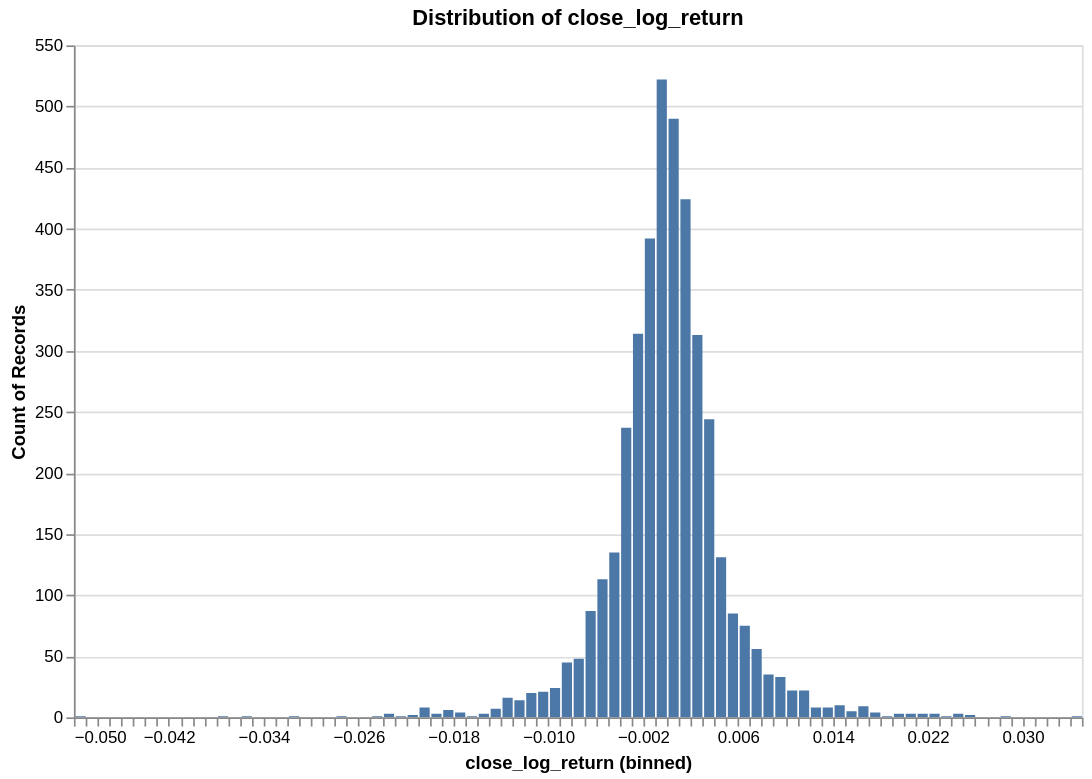

Notebook source saved alongside this figure:
### Code cell
research.plot_distribution(ts, target, no_bins=100)

### Figure 1 — Vega specification as saved in the notebook (floating-point values rounded to 4 significant figures)
{"$schema": "https://vega.github.io/schema/vega/v6.json", "data": [{"name": "param_f268f798f41c853e_store"}, {"name": "source_0", "values": [{"__count": 490, "bin_maxbins_100_close_log_return": 0.0, "bin_maxbins_100_close_log_return_end": 0.001}, {"__count": 424, "bin_maxbins_100_close_log_return": 0.001, "bin_maxbins_100_close_log_return_end": 0.002}, {"__count": 522, "bin_maxbins_100_close_log_return": -0.001, "bin_maxbins_100_close_log_return_end": -8.674e-19}, {"__count": 237, "bin_maxbins_100_close_log_return": -0.004, "bin_maxbins_100_close_log_return_end": -0.003}, {"__count": 313, "bin_maxbins_100_close_log_return": 0.002, "bin_maxbins_100_close_log_return_end": 0.003}, {"__count": 87, "bin_maxbins_100_close_log_return": -0.007, "bin_maxbins_100_close_log_return_end": -0.006}, {"__count": 35, "bin_maxbins_100_close_log_return": 0.008, "bin_maxbins_100_close_log_return_end": 0.009}, {"__count": 135, "bin_maxbins_100_close_log_return": -0.005, "bin_maxbins_100_close_log_return_end": -0.004}, {"__count": 131, "bin_maxbins_100_close_log_return": 0.004, "bin_maxbins_100_close_log_return_end": 0.005}, {"__count": 314, "bin_maxbins_100_close_log_return": -0.003, "bin_maxbins_100_close_log_return_end": -0.002}, {"__count": 392, "bin_maxbins_100_close_log_return": -0.002, "bin_maxbins_100_close_log_return_end": -0.001}, {"__count": 244, "bin_maxbins_100_close_log_return": 0.003, "bin_maxbins_100_close_log_return_end": 0.004}, {"__count": 75, "bin_maxbins_100_close_log_return": 0.006, "bin_maxbins_100_close_log_return_end": 0.007}, {"__count": 14, "bin_maxbins_100_close_log_return": -0.013, "bin_maxbins_100_close_log_return_end": -0.012}, {"__count": 22, "bin_maxbins_100_close_log_return": 0.011, "bin_maxbins_100_close_log_return_end": 0.012}, {"__count": 56, "bin_maxbins_100_close_log_return": 0.007, "bin_maxbins_100_close_log_return_end": 0.008}, {"__count": 48, "bin_maxbins_100_close_log_return": -0.008, "bin_maxbins_100_close_log_return_end": -0.007}, {"__count": 20, "bin_maxbins_100_close_log_return": -0.012, "bin_maxbins_100_close_log_return_end": -0.011}, {"__count": 1, "bin_maxbins_100_close_log_return": -0.025, "bin_maxbins_100_close_log_return_end": -0.024}, {"__count": 24, "bin_maxbins_100_close_log_return": -0.01, "bin_maxbins_100_close_log_return_end": -0.009}, {"__count": 113, "bin_maxbins_100_close_log_return": -0.006, "bin_maxbins_100_close_log_return_end": -0.005}, {"__count": 8, "bin_maxbins_100_close_log_return": -0.021, "bin_maxbins_100_close_log_return_end": -0.02}, {"__count": 85, "bin_maxbins_100_close_log_return": 0.005, "bin_maxbins_100_close_log_return_end": 0.006}, {"__count": 3, "bin_maxbins_100_close_log_return": -0.016, "bin_maxbins_100_close_log_return_end": -0.015}, {"__count": 6, "bin_maxbins_100_close_log_return": -0.019, "bin_maxbins_100_close_log_return_end": -0.018}, {"__count": 21, "bin_maxbins_100_close_log_return": -0.011, "bin_maxbins_100_close_log_return_end": -0.01}, {"__count": 33, "bin_maxbins_100_close_log_return": 0.009, "bin_maxbins_100_close_log_return_end": 0.01}, {"__count": 16, "bin_maxbins_100_close_log_return": -0.014, "bin_maxbins_100_close_log_return_end": -0.013}, {"__count": 8, "bin_maxbins_100_close_log_return": 0.013, "bin_maxbins_100_close_log_return_end": 0.014}, {"__count": 22, "bin_maxbins_100_close_log_return": 0.01, "bin_maxbins_100_close_log_return_end": 0.011}, {"__count": 8, "bin_maxbins_100_close_log_return": 0.012, "bin_maxbins_100_close_log_return_end": 0.013}, {"__count": 7, "bin_maxbins_100_close_log_return": -0.015, "bin_maxbins_100_close_log_return_end": -0.014}, {"__count": 2, "bin_maxbins_100_close_log_return": -0.022, "bin_maxbins_100_close_log_return_end": -0.021}, {"__count": 3, "bin_maxbins_100_close_log_return": -0.024, "bin_maxbins_100_close_log_return_end": -0.023}, {"__count": 3, "bin_maxbins_100_close_log_return": 0.024, "bin_maxbins_100_close_log_return_end": 0.025}, {"__count": 3, "bin_maxbins_100_close_log_return": 0.02, "bin_maxbins_100_close_log_return_end": 0.021}, {"__count": 4, "bin_maxbins_100_close_log_return": -0.018, "bin_maxbins_100_close_log_return_end": -0.017}, {"__count": 1, "bin_maxbins_100_close_log_return": -0.028, "bin_maxbins_100_close_log_return_end": -0.027}, {"__count": 1, "bin_maxbins_100_close_log_return": -0.032, "bin_maxbins_100_close_log_return_end": -0.031}, {"__count": 1, "bin_maxbins_100_close_log_return": -0.017, "bin_maxbins_100_close_log_return_end": -0.016}, {"__count": 45, "bin_maxbins_100_close_log_return": -0.009, "bin_maxbins_100_close_log_return_end": -0.008}, {"__count": 1, "bin_maxbins_100_close_log_return": 0.034, "bin_maxbins_100_close_log_return_end": 0.035}, {"__count": 3, "bin_maxbins_100_close_log_return": 0.022, "bin_maxbins_100_close_log_return_end": 0.023}, {"__count": 3, "bin_maxbins_100_close_log_return": 0.019, "bin_maxbins_100_close_log_return_end": 0.02}, {"__count": 10, "bin_maxbins_100_close_log_return": 0.014, "bin_maxbins_100_close_log_return_end": 0.015}, {"__count": 5, "bin_maxbins_100_close_log_return": 0.015, "bin_maxbins_100_close_log_return_end": 0.016}, {"__count": 3, "bin_maxbins_100_close_log_return": -0.02, "bin_maxbins_100_close_log_return_end": -0.019}, {"__count": 1, "bin_maxbins_100_close_log_return": -0.036, "bin_maxbins_100_close_log_return_end": -0.035}, {"__count": 2, "bin_maxbins_100_close_log_return": 0.025, "bin_maxbins_100_close_log_return_end": 0.026}, {"__count": 1, "bin_maxbins_100_close_log_return": -0.038, "bin_maxbins_100_close_log_return_end": -0.037}, {"__count": 9, "bin_maxbins_100_close_log_return": 0.016, "bin_maxbins_100_close_log_return_end": 0.017}, {"__count": 1, "bin_maxbins_100_close_log_return": 0.028, "bin_maxbins_100_close_log_return_end": 0.029}, {"__count": 4, "bin_maxbins_100_close_log_return": 0.017, "bin_maxbins_100_close_log_return_end": 0.018}, {"__count": 3, "bin_maxbins_100_close_log_return": 0.021, "bin_maxbins_100_close_log_return_end": 0.022}, {"__count": 1, "bin_maxbins_100_close_log_return": 0.018, "bin_maxbins_100_close_log_return_end": 0.019}, {"__count": 1, "bin_maxbins_100_close_log_return": -0.023, "bin_maxbins_100_close_log_return_end": -0.022}, {"__count": 1, "bin_maxbins_100_close_log_return": -0.05, "bin_maxbins_100_close_log_return_end": -0.049}, {"__count": 1, "bin_maxbins_100_close_log_return": 0.023, "bin_maxbins_100_close_log_return_end": 0.024}]}, {"name": "source_0_y_domain___count", "values": [{"min": 1, "max": 522}]}], "signals": [{"name": "bin_maxbins_100_close_log_return_bins", "value": {"fields": ["close_log_return"], "fname": "bin_close_log_return", "start": -0.05, "step": 0.001, "stop": 0.035}}, {"name": "unit", "value": {}, "on": [{"events": "pointermove", "update": "isTuple(group()) ? group() : unit"}]}, {"name": "param_f268f798f41c853e", "update": "vlSelectionResolve(\"param_f268f798f41c853e_store\", \"union\")"}, {"name": "param_f268f798f41c853e_close_log_return", "on": [{"events": [{"source": "view", "type": "dblclick"}], "update": "null"}, {"events": {"signal": "param_f268f798f41c853e_translate_delta"}, "update": "panLinear(param_f268f798f41c853e_translate_anchor.extent_x, -param_f268f798f41c853e_translate_delta.x / width)"}, {"events": {"signal": "param_f268f798f41c853e_zoom_delta"}, "update": "zoomLinear(domain(\"x\"), param_f268f798f41c853e_zoom_anchor.x, param_f268f798f41c853e_zoom_delta)"}]}, {"name": "param_f268f798f41c853e_tuple", "on": [{"events": [{"signal": "param_f268f798f41c853e_close_log_return"}], "update": "param_f268f798f41c853e_close_log_return ? {unit: \"\", fields: param_f268f798f41c853e_tuple_fields, values: [param_f268f798f41c853e_close_log_return]} : null"}]}, {"name": "param_f268f798f41c853e_tuple_fields", "value": [{"field": "close_log_return", "channel": "x", "type": "R"}]}, {"name": "param_f268f798f41c853e_translate_anchor", "value": {}, "on": [{"events": [{"source": "scope", "type": "pointerdown"}], "update": "{x: x(unit), y: y(unit), extent_x: domain(\"x\")}"}]}, {"name": "param_f268f798f41c853e_translate_delta", "value": {}, "on": [{"events": [{"source": "window", "between": [{"source": "scope", "type": "pointerdown"}, {"source": "window", "type": "pointerup"}], "consume": true, "type": "pointermove"}], "update": "{x: param_f268f798f41c853e_translate_anchor.x - x(unit), y: param_f268f798f41c853e_translate_anchor.y - y(unit)}"}]}, {"name": "param_f268f798f41c853e_zoom_anchor", "on": [{"events": [{"source": "scope", "consume": true, "type": "wheel"}], "update": "{x: invert(\"x\", x(unit)), y: invert(\"y\", y(unit))}"}]}, {"name": "param_f268f798f41c853e_zoom_delta", "on": [{"events": [{"source": "scope", "consume": true, "type": "wheel"}], "update": "pow(1.001, event.deltaY * pow(16, event.deltaMode))", "force": true}]}, {"name": "param_f268f798f41c853e_modify", "on": [{"events": {"signal": "param_f268f798f41c853e_tuple"}, "update": "modify(\"param_f268f798f41c853e_store\", param_f268f798f41c853e_tuple, true)"}]}], "marks": [{"type": "rect", "name": "marks", "from": {"data": "source_0"}, "encode": {"update": {"y": {"field": "__count", "scale": "y"}, "y2": {"value": 0, "scale": "y"}, "fill": {"value": "#4c78a8"}, "x2": {"field": "bin_maxbins_100_close_log_return", "scale": "x", "offset": {"signal": "0.5 + (abs(scale(\"x\", datum[\"bin_maxbins_100_close_log_return_end\"]) - scale(\"x\", datum[\"bin_maxbins_100_close_log_return\"])) < 0.25 ? -0.5 * (0.25 - (abs(scale(\"x\", datum[\"bin_maxbins_100_close_log_return_end\"]) - scale(\"x\", datum[\"bin_maxbins_100_close_log_return\"])))) : 0.5)"}}, "x": {"field": "bin_maxbins_100_close_log_return_end", "scale": "x", "offset": {"signal": "0.5 + (abs(scale(\"x\", datum[\"bin_maxbins_100_close_log_return_end\"]) - scale(\"x\", datum[\"bin_maxbins_100_close_log_return\"])) < 0.25 ? 0.5 * (0.25 - (abs(scale(\"x\", datum[\"bin_maxbins_100_close_log_return_end\"]) - scale(\"x\", datum[\"bin_maxbins_100_close_log_return\"])))) : -0.5)"}}}}, "clip": true, "interactive": true, "style": ["bar"]}], "scales": [{"name": "x", "type": "linear", "domain": {"signal": "[bin_maxbins_100_close_log_return_bins.start, bin_maxbins_100_close_log_return_bins.stop]"}, "range": [0, {"signal": "width"}], "bins": {"signal": "bin_maxbins_100_close_log_return_bins"}, "domainRaw": {"signal": "param_f268f798f41c853e[\"close_log_return\"]"}, "zero": false}, {"name": "y", "type": "linear", "domain": [{"signal": "(data(\"source_0_y_domain___count\")[0] || {}).min"}, {"signal": "(data(\"source_0_y_domain___count\")[0] || {}).max"}], "range": [{"signal": "height"}, 0], "nice": true, "zero": true}], "axes": [{"scale": "y", "maxExtent": 0, "ticks": false, "grid": true, "minExtent": 0, "orient": "left", "zindex": 0, "aria": false, "gridScale": "x", "labels": false, "tickCount": {"signal": "ceil(height/40)"}, "domain": false}, {"scale": "x", "zindex": 0, "title": "close_log_return (binned)", "orient": "bottom", "grid": false, "labelFlush": true, "labelOverlap": true, "tickCount": {"signal": "ceil(width/10)"}}, {"scale": "y", "labelOverlap": true, "title": "Count of Records", "zindex": 0, "tickCount": {"signal": "ceil(height/40)"}, "grid": false, "orient": "left"}], "title": {"text": "Distribution of close_log_return", "frame": "group"}, "background": "white", "style": "cell", "height": 400, "width": 600, "padding": 5}
